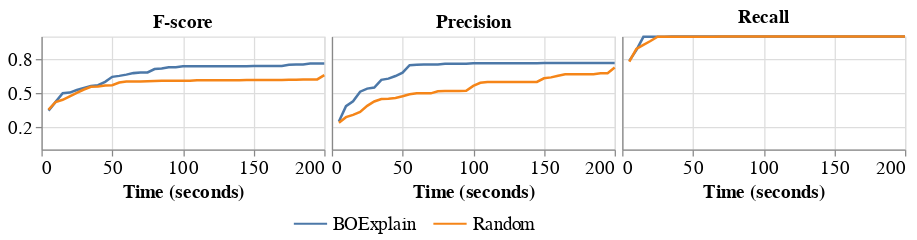

This figure's notebook cell:
### Code cell
from json import loads
import altair as alt
experiments = {}

fo = open("results/adult.json", "r")
for i, line in enumerate(fo.readlines()):
    experiments[i] = loads(line)
fo.close()

import re
df = pd.DataFrame({}, columns=["Algorithm", "Time (seconds)", "Precision", "Recall", "F-score", "Jaccard"])
for i in range(len(experiments)):
    df_new = pd.DataFrame.from_dict({"Algorithm": experiments[i]["cat_enc"],
#                         "Iteration": tuple(range(experiments[i]["n_trials"])),
                        "Time (seconds)": tuple(range(5, experiments[i]["runtime"]+5, 5)),
                        "Precision": experiments[i]["precision_time_array"],
                        "Recall": experiments[i]["recall_time_array"],
                        "F-score": experiments[i]["f_score_time_array"],
                        "Jaccard": experiments[i]["jaccard_time_array"]
                        }, orient='index').T
    df = df.append(df_new)

df = df.set_index(['Algorithm', "Time (seconds)"]).apply(pd.Series.explode).reset_index()
df = df.set_index(['Algorithm']).apply(pd.Series.explode).reset_index()
df["Algorithm"] = df["Algorithm"].replace({"individual_contribution_warm_start_top1": "BOExplain", np.nan: "Random"})


num_cols = f"{len(experiments[0]['num_cols'])} numerical columns: "
for i, col in enumerate(experiments[0]["num_cols"]):
    num_cols += f"{col} (range {experiments[0]['num_cols_range'][i][0]} to {experiments[0]['num_cols_range'][i][1]}), "
cat_cols = f"{experiments[0]['cat_cols']} categorical columns: "
for i, col in enumerate(experiments[0]["cat_cols"]):
    cat_cols += f"{col} ({experiments[0]['cat_cols_n_uniq'][i]} unique values), "

out_str = f"Experiment: {experiments[0]['name']}. Completed {experiments[0]['n_trials']} iterations for {experiments[0]['runs']} runs. Search space includes "

if len(experiments[0]['num_cols']) > 0:
    out_str += num_cols
    if len(experiments[0]['cat_cols']) > 0:
        out_str += "and "

if len(experiments[0]['cat_cols']) > 0:
    out_str += cat_cols

out_str = f"{out_str[:-2]}."

out_lst = [line.strip() for line in re.findall(r'.{1,140}(?:\s+|$)', out_str)]
# df = pd.melt(df, id_vars=["Algorithm", "Iteration"], value_vars=["Precision", "Recall", "F1_score", "Jaccard"], value_name="Metric")
# altair
metric = "Metric"
f1_score = alt.Chart(df).mark_line().encode(
    x=alt.X('Time (seconds)', axis=alt.Axis()),
    y=alt.Y(f'mean(F-score)', scale=alt.Scale(domain=[0, 1]), axis=alt.Axis(values=[0.2, 0.5, 0.8]), title=None),
    color=alt.Color("Algorithm")
).properties(
    title="F-score",
    width=225,
    height=90
)
jaccard = alt.Chart(df).mark_line().encode(
    x=alt.X('Time (seconds)', axis=alt.Axis(labels=False, title=None,  tickSize=0)),
    y=alt.Y(f'mean(Jaccard)', scale=alt.Scale(domain=[0, 1]), axis=alt.Axis(values=[0.2, 0.5, 0.8], labels=False, title=None,  tickSize=0), title=None),
    color=alt.Color("Algorithm")
).properties(
    title="Jaccard Similarity",
    width=225,
    height=90
)
prec = alt.Chart(df).mark_line().encode(
    x='Time (seconds)',
    y=alt.Y(f'mean(Precision)', scale=alt.Scale(domain=[0, 1]), axis=alt.Axis(values=[0.2, 0.5, 0.8], labels=False, title=None,  tickSize=0), title=None),
    color=alt.Color("Algorithm")
).properties(
    title="Precision",
    width=225,
    height=90
)
recall = alt.Chart(df).mark_line().encode(
    x='Time (seconds)',
    y=alt.Y(f'mean(Recall)', scale=alt.Scale(domain=[0, 1]), axis=alt.Axis(values=[0.2, 0.5, 0.8], labels=False, title=None,  tickSize=0), title=None),
    color=alt.Color("Algorithm")
).properties(
    title="Recall",
    width=225,
    height=90
)
# first = alt.hconcat(f1_score, jaccard, spacing=0)
# second = alt.hconcat(prec, recall, spacing=0)
alt.hconcat(f1_score, prec,recall, spacing=0).resolve_scale(x='shared', y='shared').configure_legend(
    title=None,
    orient='none',
    legendX=200,
    legendY=135,
    labelFontSize=15,
    symbolSize=700,
    columns=2,
    labelLimit=275,
).configure_axis(
    labelFontSize=15,
    titleFontSize=15
).configure_title(
    fontSize=15
)

### Figure 1 — Vega-Lite specification as saved in the notebook (floating-point values rounded to 4 significant figures; data arrays with more than 128 entries replaced by an {"elided": "..."} marker saying what was removed)
{"config": {"view": {"continuousWidth": 400, "continuousHeight": 300}, "axis": {"labelFontSize": 15, "titleFontSize": 15}, "legend": {"columns": 2, "labelFontSize": 15, "labelLimit": 275, "legendX": 200, "legendY": 135, "orient": "none", "symbolSize": 700, "title": null}, "title": {"fontSize": 15}}, "hconcat": [{"mark": "line", "encoding": {"color": {"type": "nominal", "field": "Algorithm"}, "x": {"type": "quantitative", "axis": {}, "field": "Time (seconds)"}, "y": {"type": "quantitative", "aggregate": "mean", "axis": {"values": [0.2, 0.5, 0.8]}, "field": "F-score", "scale": {"domain": [0, 1]}, "title": null}}, "height": 90, "title": "F-score", "width": 225}, {"mark": "line", "encoding": {"color": {"type": "nominal", "field": "Algorithm"}, "x": {"type": "quantitative", "field": "Time (seconds)"}, "y": {"type": "quantitative", "aggregate": "mean", "axis": {"labels": false, "tickSize": 0, "title": null, "values": [0.2, 0.5, 0.8]}, "field": "Precision", "scale": {"domain": [0, 1]}, "title": null}}, "height": 90, "title": "Precision", "width": 225}, {"mark": "line", "encoding": {"color": {"type": "nominal", "field": "Algorithm"}, "x": {"type": "quantitative", "field": "Time (seconds)"}, "y": {"type": "quantitative", "aggregate": "mean", "axis": {"labels": false, "tickSize": 0, "title": null, "values": [0.2, 0.5, 0.8]}, "field": "Recall", "scale": {"domain": [0, 1]}, "title": null}}, "height": 90, "title": "Recall", "width": 225}], "data": {"name": "data-0db907f4e7131c6266aeb0a8c5030b69"}, "resolve": {"scale": {"x": "shared", "y": "shared"}}, "spacing": 0, "$schema": "https://vega.github.io/schema/vega-lite/v4.8.1.json", "datasets": {"data-0db907f4e7131c6266aeb0a8c5030b69": {"elided": "800 records"}}}
